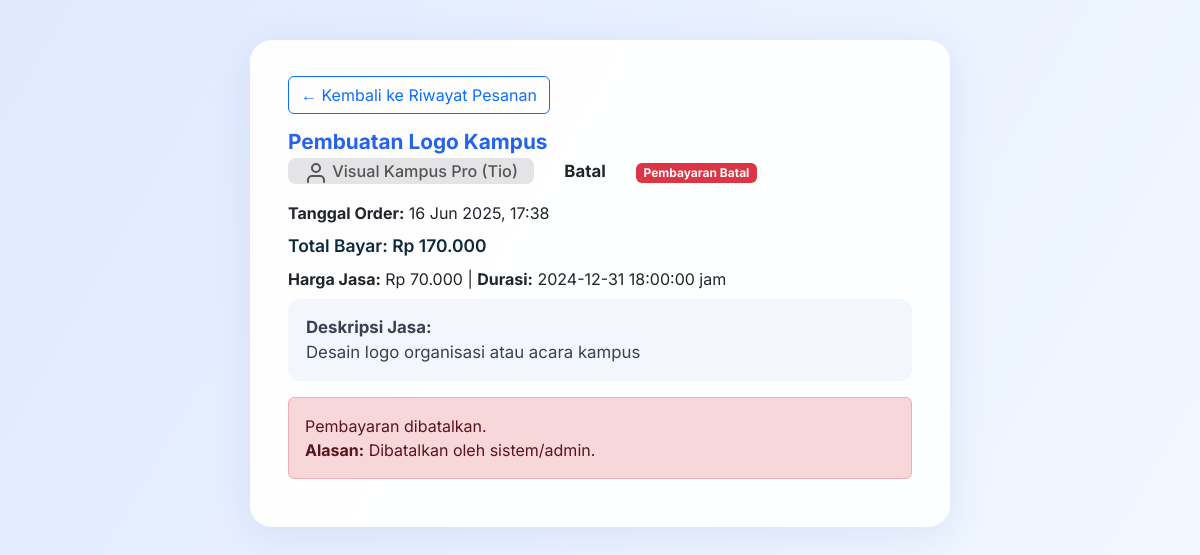
Page /itsSkillsahre/customer/detail_order.php?id=O13 (signed in) on the committed database.
### tables this page shows
CREATE TABLE `order` (
  `orderId` varchar(32) NOT NULL,
  `tanggalOrder` timestamp NOT NULL DEFAULT current_timestamp() ON UPDATE current_timestamp(),
  `statusOrder` varchar(25) NOT NULL,
  `TotalBayar` float(10,2) NOT NULL,
  `User_user_id` varchar(3) NOT NULL,
  `Service_serviceId` varchar(3) NOT NULL,
  `statusPembayaran` enum('menunggu','berhasil','batal') NOT NULL DEFAULT 'menunggu',
  `waktuBayar` datetime DEFAULT NULL
);

CREATE TABLE `service` (
  `serviceId` varchar(3) NOT NULL,
  `namaServive` varchar(25) NOT NULL,
  `deskripsi` text NOT NULL,
  `hargaDasar` float(10,2) NOT NULL,
  `durasi` timestamp NOT NULL DEFAULT current_timestamp() ON UPDATE current_timestamp()
);

CREATE TABLE `provider` (
  `providerID` varchar(3) NOT NULL,
  `namaUsaha` varchar(25) NOT NULL,
  `deskripsiUsaha` varchar(255) NOT NULL,
  `ratingRata` int(11) DEFAULT NULL,
  `User_user_id` varchar(3) NOT NULL
);

CREATE TABLE `user` (
  `user_id` varchar(3) NOT NULL,
  `nama` varchar(255) NOT NULL,
  `email` varchar(255) NOT NULL,
  `password` varchar(25) NOT NULL,
  `role` varchar(10) DEFAULT NULL,
  `TanggalRegis` timestamp NOT NULL DEFAULT current_timestamp() ON UPDATE current_timestamp()
);

### itsSkillsahre/customer/detail_order.php (the view, shortened to what this page needs)
<?php
include 'config.php';
$id_user = $_SESSION['user_id'];
$orderId = $_GET['id'];
$sql = "SELECT o.*,
            s.namaServive, s.deskripsi, s.hargaDasar, s.durasi,
            p.namaUsaha as provider, u.nama as nama_provider
        FROM `order` o
        JOIN service s ON o.Service_serviceId = s.serviceId
        JOIN service_provider sp ON s.serviceId = sp.Service_serviceId
        JOIN provider p ON sp.Provider_providerID = p.providerID
        JOIN user u ON p.User_user_id = u.user_id
        WHERE o.orderId = ? AND o.User_user_id = ?";
$stmt = $conn->prepare($sql);
$stmt->bind_param("ss", $orderId, $id_user);
if (!$stmt->execute()) {
    die("Execute failed: " . $stmt->error);
}
$result = $stmt->get_result();
$order = $result->fetch_assoc();
$alasan_batal = '';
if ($order['statusPembayaran'] == 'batal' && empty($order['alasanPembayaran'])) {
    $alasan_batal = "Dibatalkan oleh sistem/admin.";
    $order['alasanPembayaran'] = $alasan_batal;
}
?>
<!DOCTYPE html>
<html lang="id">
<head>
    <link href="https://cdn.jsdelivr.net/npm/bootstrap@5.3.2/dist/css/bootstrap.min.css" rel="stylesheet" />
</head>
<body>
    <div class="main-card">
        <a href="riwayat_order.php" class="btn btn-outline-primary mb-3">&larr; Kembali ke Riwayat Pesanan</a>
        <h2 class="order-title mb-1"><?= htmlspecialchars($order['namaServive']) ?></h2>
        <div class="mb-3">
            <span class="tag-provider"><i data-feather="user"></i> <?= htmlspecialchars($order['provider']) ?> (<?= htmlspecialchars($order['nama_provider']) ?>)</span>
            <span class="ms-2 order-status <?= $order['statusOrder'] ?>">
                <?= ucfirst($order['statusOrder']) ?>
            </span>
            <span class="ms-2 badge
                <?php
                if ($order['statusPembayaran'] == 'berhasil') echo 'bg-success';
                elseif ($order['statusPembayaran'] == 'menunggu') echo 'bg-warning text-dark';
                else echo 'bg-danger';
                ?>">
                <?php
                if ($order['statusPembayaran'] == 'berhasil') echo 'Pembayaran Berhasil';
                elseif ($order['statusPembayaran'] == 'menunggu') echo 'Menunggu Pembayaran';
                else echo 'Pembayaran Batal';
                ?>
            </span>
        </div>
        <div class="mb-2">
            <b>Tanggal Order:</b> <?= date('d M Y, H:i', strtotime($order['tanggalOrder'])) ?>
        </div>
        <div class="mb-2 order-total">
            Total Bayar: Rp <?= number_format($order['TotalBayar'], 0, ',', '.') ?>
        </div>
        <div class="mb-2">
            <b>Harga Jasa:</b> Rp <?= number_format($order['hargaDasar'], 0, ',', '.') ?>
            | <b>Durasi:</b> <?= htmlspecialchars($order['durasi']) ?> jam
        </div>
        <div class="desc-box mb-3">
            <b>Deskripsi Jasa:</b><br>
            <?= nl2br(htmlspecialchars($order['deskripsi'])) ?>
        </div>
        <?php if ($order['statusPembayaran'] == 'berhasil'): ?>
            <div class="alert alert-success mb-3">
                Pembayaran berhasil dilakukan
                <?= isset($order['waktuBayar']) && $order['waktuBayar'] ? 'pada ' . date('d M Y, H:i', strtotime($order['waktuBayar'])) : '' ?>.
            </div>
        <?php elseif ($order['statusPembayaran'] == 'batal'): ?>
            <div class="alert alert-danger mb-3">
                Pembayaran dibatalkan. <br>
                <b>Alasan:</b> <?= htmlspecialchars($order['alasanPembayaran'] ?? $alasan_batal) ?>
            </div>
        <?php endif; ?>
    </div>
</body>
</html>

### itsSkillsahre/customer/detail_order.php (style rules this page uses)
body { background: linear-gradient(120deg, #e0eaff 0%, #f3f9ff 100%); font-family: 'Inter', Arial, sans-serif; min-height: 100vh; padding: 40px 20px; }
.main-card { background: rgba(255, 255, 255, 0.97); box-shadow: 0 8px 40px rgba(55, 78, 180, 0.1); border-radius: 22px; max-width: 700px; margin: auto; padding: 36px 38px 32px; }
.order-status { font-weight: 700; border-radius: 12px; font-size: 1.05rem; padding: 5px 18px; }
.tag-provider { font-size: 1.01rem; color: #555; background: #e4e4e7; border-radius: 8px; padding: 3px 16px; font-weight: 500; }
.order-title { font-size: 1.3rem; font-weight: 700; color: #2563eb; margin-bottom: 6px; }
.order-total { font-weight: 600; color: #0e293b; font-size: 1.09rem; }
.desc-box { background: #f3f6fd; border-radius: 12px; padding: 16px 18px; color: #374151; font-size: 1.05rem; }

### rows in the picture
order: Service_serviceId.namaServive "Pembuatan Logo Kampus", provider.namaUsaha "Visual Kampus Pro", user.nama "Tio", statusOrder "Batal", tanggalOrder "16 Jun 2025, 17:38", TotalBayar "170.000", Service_serviceId.hargaDasar "70.000", Service_serviceId.durasi "2024-12-31 18:00:00", Service_serviceId.deskripsi "Desain logo organisasi atau acara kampus"

### other values in the picture
$order['alasanPembayaran'] "Dibatalkan oleh sistem/admin."
